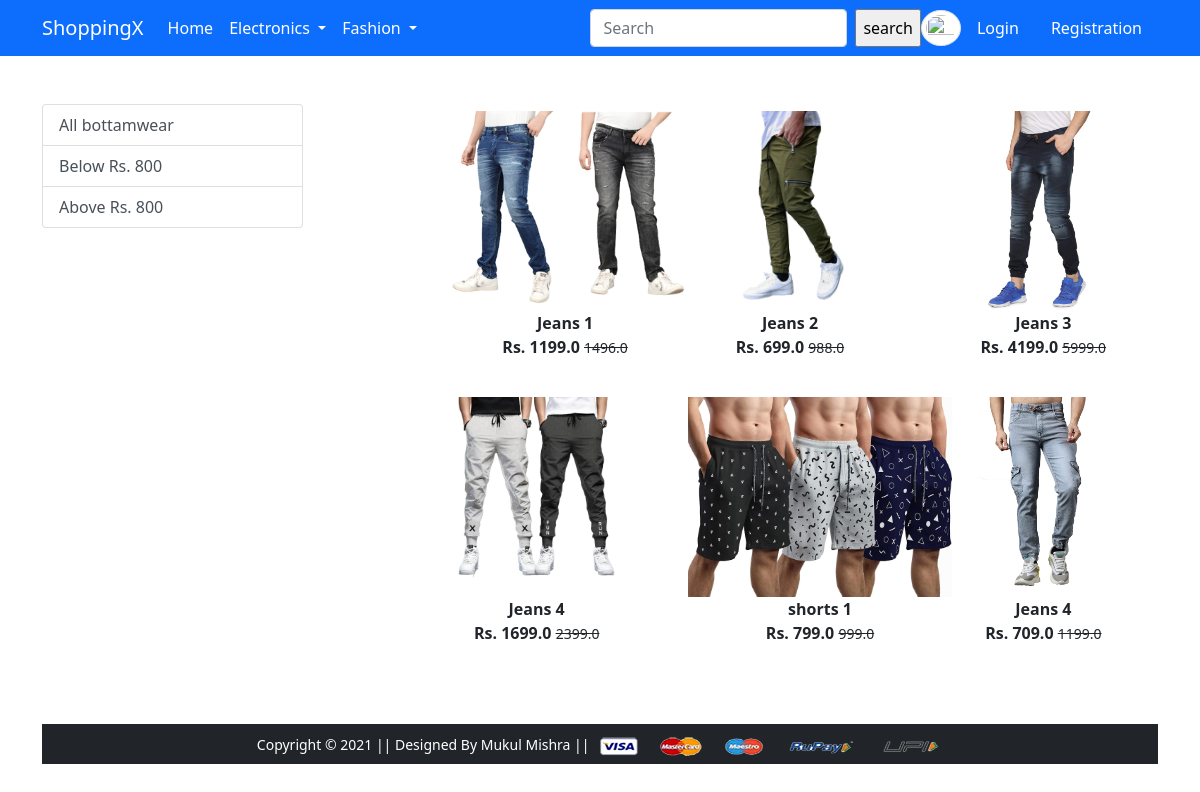
Screenshot of /bottamwear/ with the database file from the repository.
### app/models.py (models this page shows, shortened)
class Product(models.Model):
    title = models.CharField(max_length=100)
    selling_price=models.FloatField()
    discounted_price =models.FloatField()
    description =models.TextField()
    brand= models.CharField(max_length=100)
    category = models.CharField(choices = CATEGORY_CHOICES, max_length=2 )
    product_image =models.ImageField(upload_to='productimg')

### app/views.py (the view)
# urls.py: path('bottamwear/', views.bottamwear, name='bottamwear'),
def bottamwear(request, data=None):
 if data ==None:
   bottamwear = Product.objects.filter(category='BW')
 elif data =='below':
  bottamwear =Product.objects.filter(category='BW').filter(discounted_price__lt=800)
 elif data =='above':
  bottamwear =Product.objects.filter(category='BW').filter(discounted_price__gt=800)
 return render(request, 'app/bottamwear.html',{'bottamwear':bottamwear})

### app/templates/app/bottamwear.html (shortened to what this page needs)
{% extends 'app/base.html' %}
{% load static %}
{% block main-content %}
<div class="container my-5">
 <div class="row">
  <div class="col-sm-3">
    <div class="list-group">
        <a href="{% url 'bottamwear' %}" class="list-group-item list-group-item-action" aria-current="true">All bottamwear</a>
        <a href="{% url 'bottamweardata' 'below' %}" class="list-group-item list-group-item-action" aria-current="true">Below Rs. 800</a>
        <a href="{% url 'bottamweardata' 'above' %}" class="list-group-item list-group-item-action" aria-current="true">Above Rs. 800</a>
  </div>
</div>
<div class="col-sm-8 offset-sm-1">
    <div class="row">
        {% for bw in bottamwear %}
        <div class="col-sm-4 text-center mb-4">
            <a href="{% url 'product-detail'  bw.id %}" class="btn">
                <div class="item">
                   <img src="{{bw.product_image.url}}" height="200" alt=""
                    class="">
                    <div class="fw-bold">{{bw.title}}</div>
                    <div class="fw-bold">  Rs. {{bw.discounted_price}}
                        <small class="fw-light text-decoration-line-through">{{bw.selling_price}}</small>
                    </div>
                </div>
            </a>
        </div>
        {% endfor %}
    </div>
 </div>
</div>
{% endblock main-content %}

### rows the page displays
Product: product_image (picture), title "Jeans 1", discounted_price "1199.0", selling_price "1496.0"
Product: product_image (picture), title "Jeans 2", discounted_price "699.0", selling_price "988.0"
Product: product_image (picture), title "Jeans 3", discounted_price "4199.0", selling_price "5999.0"
Product: product_image (picture), title "Jeans 4", discounted_price "1699.0", selling_price "2399.0"
Product: product_image (picture), title "shorts 1", discounted_price "799.0", selling_price "999.0"
Product: product_image (picture), title "Jeans 4", discounted_price "709.0", selling_price "1199.0"
